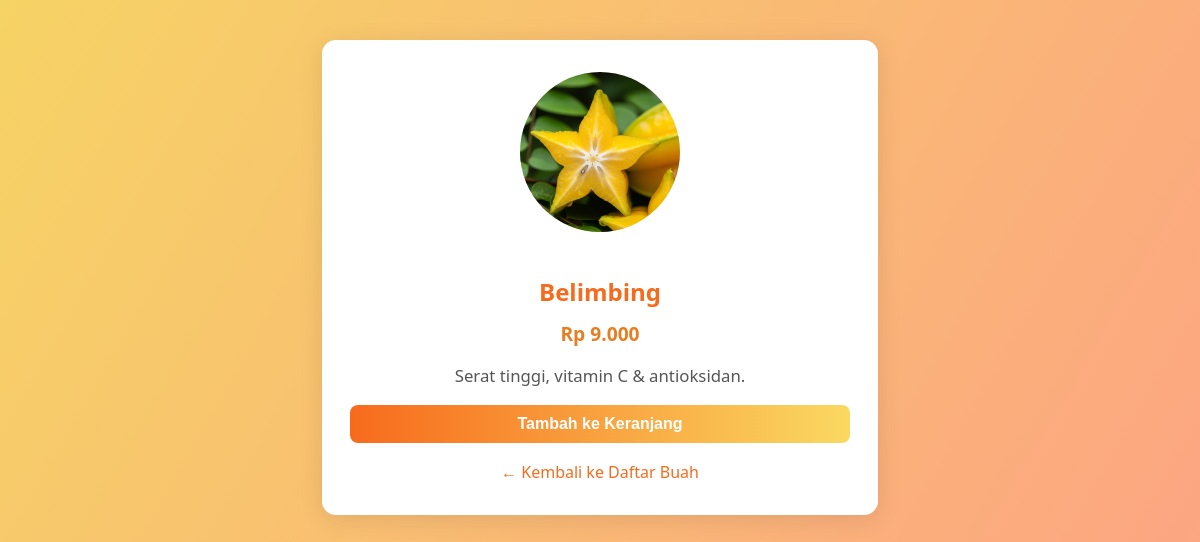
/detail.php?id=26, run on the app's committed database.
### tables this page shows
CREATE TABLE `buah` (
  `id` int(11) NOT NULL,
  `nama` varchar(100) NOT NULL,
  `deskripsi` text DEFAULT NULL,
  `harga` int(11) NOT NULL,
  `gambar` varchar(255) DEFAULT NULL,
  `stok` int(11) DEFAULT NULL
);

### detail.php (the view, shortened to what this page needs)
<?php
require_once 'koneksi.php';
$id = intval($_GET['id'] ?? 0);
$stmt = $pdo->prepare("SELECT * FROM buah WHERE id = ?");
$stmt->execute([$id]);
$buah = $stmt->fetch();
?>
<!DOCTYPE html>
<html lang="id">
<head>
    <link rel="stylesheet" href="style.css">
</head>
<body>
    <div class="detail-container">
        <img src="images/<?=htmlspecialchars($buah['gambar'] ?? 'placeholder.png')?>" alt="<?=htmlspecialchars($buah['nama'])?>">
        <h2><?=htmlspecialchars($buah['nama'])?></h2>
        <div class="harga">Rp <?=number_format($buah['harga'],0,',','.')?></div>
        <p><?=htmlspecialchars($buah['deskripsi'])?></p>
        <?php $is_admin = $_SESSION['is_admin'] ?? 0; ?>
        <?php if ($is_admin): ?>
            <button type="button" disabled>Admin tidak bisa menambah</button>
        <?php else: ?>
        <form method="post" action="keranjang.php">
            <button type="submit">Tambah ke Keranjang</button>
        </form>
        <?php endif; ?>
        <a href="index.php">&larr; Kembali ke Daftar Buah</a>
    </div>
</body>
</html>

### style.css (style rules this page uses)
body { background: linear-gradient(120deg, #f6d365 0%, #fda085 100%); font-family: 'Segoe UI', Tahoma, Geneva, Verdana, sans-serif; margin: 0; min-height: 100vh; }

### detail.php (style rules this page uses)
.detail-container { max-width: 500px; margin: 40px auto; background: #fff; border-radius: 14px; box-shadow: 0 4px 24px rgba(0,0,0,0.10); padding: 32px 28px; text-align: center; }
.detail-container img { width: 160px; height: 160px; object-fit: cover; border-radius: 50%; background: #fff3e0; margin-bottom: 18px; }
.detail-container h2 { color: #f76b1c; margin-bottom: 10px; }
.detail-container .harga { color: #e67e22; font-weight: bold; font-size: 1.2em; margin: 12px 0; }
.detail-container p { color: #555; font-size: 1.05em; }
.detail-container form { margin-top: 18px; }
.detail-container button { background: linear-gradient(90deg, #f76b1c 0%, #fad961 100%); color: #fff; border: none; padding: 10px 0; border-radius: 8px; font-size: 1em; font-weight: bold; cursor: pointer; width: 100%; transition: background 0.2s, transform 0.1s; }
.detail-container a { display: inline-block; margin-top: 18px; color: #f76b1c; text-decoration: none; }

### data on the page
buah: gambar (picture), nama "Belimbing", harga "9.000", deskripsi "Serat tinggi, vitamin C & antioksidan."
